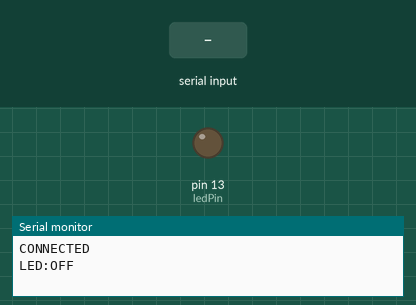
A sketch run on a simulated Arduino Uno, built with avr-gcc and run on an emulated ATmega328P. Shown: output pins drawn as LEDs (lit = HIGH), the last lines printed to the serial monitor. The test bench sets the inputs (shaded band).

Above: at 1.2 s.
1.3 s: "ON\n" received over Serial
At 2.6 s:
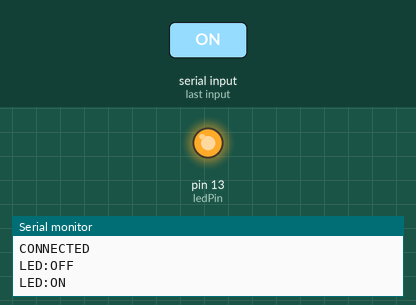
4.3 s: "OFF\n" received over Serial
At 5.0 s:
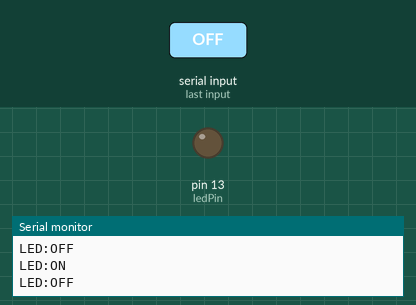
Timing chart, 0 to 7.3 s (numbered marks = the images above; inputs shaded):
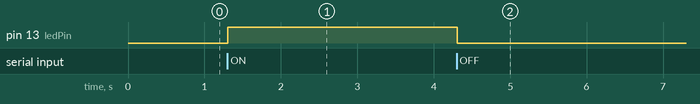

Measured:
- after the input at 1.3 s, pin 13 (ledPin): LOW → HIGH at once
- after the input at 4.3 s, pin 13 (ledPin): HIGH → LOW at once

The sketch:

0010.ino
```cpp
// Task 0010 : bluetooth control for an LED
// Description: Receives ON/OFF/STATE commands from phone
// and sends back the LED state

int ledPin = 13;
bool ledState = false; // start with LED off
String inputData = ""; // incoming command holder

void setup() {
  pinMode(ledPin, OUTPUT);
  digitalWrite(ledPin, LOW);

  Serial.begin(9600);
  // note: HC-05/06 must be set to the same baud

  // Let the phone know the module is alive
  Serial.println("CONNECTED");
  sendLedState();
}

void loop() {
  // Check if phone sent anything
  if (Serial.available()) {
    char c = Serial.read();

    // accumulate until newline
    if (c == '\n') {
      processCommand(inputData);
      inputData = "";
    } else {
      inputData += c;
    }
  }
}

// handle text commands from the phone
void processCommand(String cmd) {

  cmd.trim(); // remove spaces, CR, etc.

  if (cmd == "ON") {
    ledState = true;
    digitalWrite(ledPin, HIGH);
    sendLedState();
  }
  else if (cmd == "OFF") {
    ledState = false;
    digitalWrite(ledPin, LOW);
    sendLedState();
  }
  else if (cmd == "STATE") {
    sendLedState();
  }
  else {
    //any unknown text
    Serial.println("ERR");
  }
}

//  sends the LED status to the phone
void sendLedState() {
  if (ledState) {
    Serial.println("LED:ON");
  } else {
    Serial.println("LED:OFF");
  }
}
```
